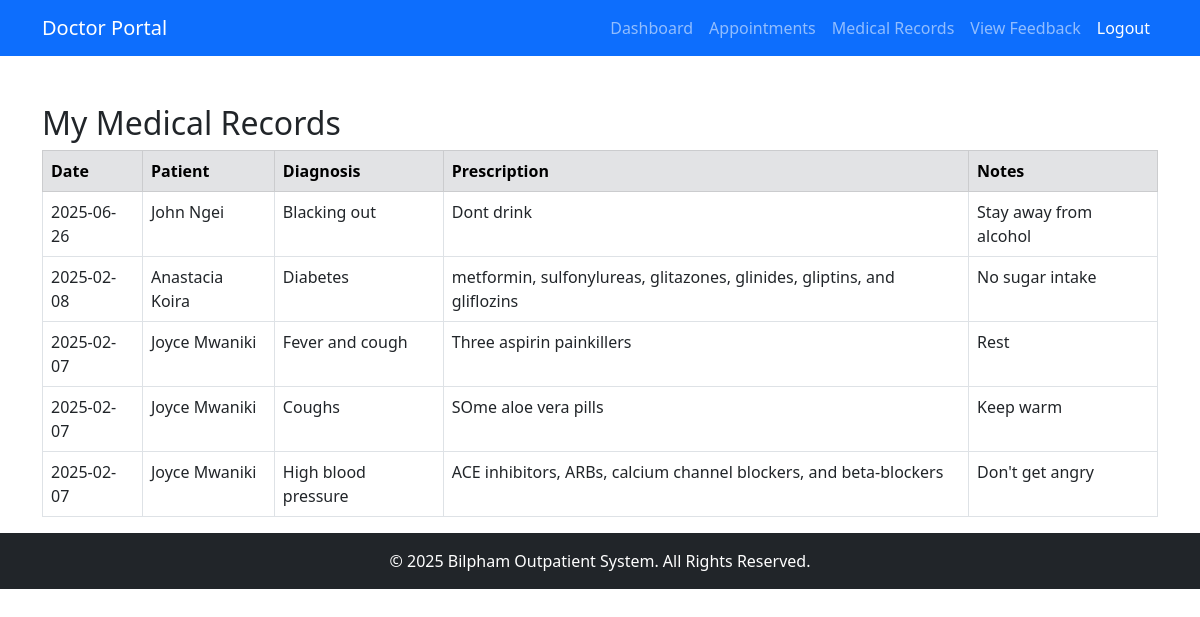
The page /doctors/medical_history.php (signed in) on the database its author committed.
### tables this page shows
CREATE TABLE `appointments` (
  `appointment_id` int NOT NULL AUTO_INCREMENT,
  `patient_id` int NOT NULL,
  `doctor_id` int NOT NULL,
  `appointment_date` date NOT NULL,
  `appointment_time` time NOT NULL,
  `status` enum('scheduled','completed','canceled') DEFAULT 'scheduled',
  `created_at` timestamp NULL DEFAULT CURRENT_TIMESTAMP,
  `reason` enum('Routine Check-up','Follow-up','New Symptoms','Chronic Condition','Other') NOT NULL,
  `additional_notes` text,
  PRIMARY KEY (`appointment_id`),
  KEY `patient_id` (`patient_id`),
  KEY `doctor_id` (`doctor_id`),
  CONSTRAINT `appointments_ibfk_1` FOREIGN KEY (`patient_id`) REFERENCES `patients` (`patient_id`) ON DELETE CASCADE,
  CONSTRAINT `appointments_ibfk_2` FOREIGN KEY (`doctor_id`) REFERENCES `users` (`user_id`) ON DELETE CASCADE
);

CREATE TABLE `users` (
  `user_id` int NOT NULL AUTO_INCREMENT,
  `full_name` varchar(100) NOT NULL,
  `email` varchar(100) NOT NULL,
  `password_hash` varchar(255) NOT NULL,
  `phone_number` varchar(15) DEFAULT NULL,
  `role` enum('admin','doctor','patient') NOT NULL,
  `created_at` timestamp NULL DEFAULT CURRENT_TIMESTAMP,
  PRIMARY KEY (`user_id`),
  UNIQUE KEY `email` (`email`)
);

CREATE TABLE `medical_records` (
  `record_id` int NOT NULL AUTO_INCREMENT,
  `appointment_id` int NOT NULL,
  `diagnosis` text,
  `prescription` text,
  `notes` text,
  `created_at` timestamp NULL DEFAULT CURRENT_TIMESTAMP,
  PRIMARY KEY (`record_id`),
  KEY `appointment_id` (`appointment_id`),
  CONSTRAINT `medical_records_ibfk_1` FOREIGN KEY (`appointment_id`) REFERENCES `appointments` (`appointment_id`) ON DELETE CASCADE
);

### doctors/medical_history.php (the view, shortened to what this page needs)
<?php
require_once "../config/db.php";
$doctor_id = $_SESSION["user_id"];
$query = "SELECT a.appointment_date, u.full_name AS patient_name,
                 m.diagnosis, m.prescription, m.notes
          FROM appointments a
          JOIN patients p ON a.patient_id = p.patient_id
          JOIN users u ON p.user_id = u.user_id
          JOIN medical_records m ON a.appointment_id = m.appointment_id
          WHERE a.doctor_id = ? AND a.status = 'completed'
          ORDER BY a.appointment_date DESC";
$stmt = $conn->prepare($query);
$stmt->bind_param("i", $doctor_id);
$stmt->execute();
$result = $stmt->get_result();
?>
<!DOCTYPE html>
<html>
<head>
    <link rel="stylesheet" href="https://cdn.jsdelivr.net/npm/bootstrap@5.3.0/dist/css/bootstrap.min.css">
</head>
<body>
    <?php include "navbar.php"; ?>
    <div class="container mt-5">
        <h2>My Medical Records</h2>
        <?php if ($result->num_rows > 0): ?>
            <table class="table table-bordered">
                <thead class="table-secondary">
                    <tr>
                        <th>Date</th>
                        <th>Patient</th>
                        <th>Diagnosis</th>
                        <th>Prescription</th>
                        <th>Notes</th>
                    </tr>
                </thead>
                <tbody>
                    <?php while ($row = $result->fetch_assoc()): ?>
                        <tr>
                            <td><?= $row['appointment_date'] ?></td>
                            <td><?= $row['patient_name'] ?></td>
                            <td><?= $row['diagnosis'] ?></td>
                            <td><?= $row['prescription'] ?></td>
                            <td><?= $row['notes'] ?></td>
                        </tr>
                    <?php endwhile; ?>
                </tbody>
            </table>
        <?php else: ?>
            <p>No medical records found.</p>
        <?php endif; ?>
    </div>
    <?php include "../partials/footer.php"; ?>
</body>
</html>

### rows shown on the page
appointments: appointment_date "2025-06-26", users.full_name "John Ngei", medical_records.diagnosis "Blacking out", medical_records.prescription "Dont drink", medical_records.notes "Stay away from alcohol"
appointments: appointment_date "2025-02-08", users.full_name "Anastacia Koira", medical_records.diagnosis "Diabetes", medical_records.prescription "metformin, sulfonylureas, glitazones, glinides, gliptins, and gliflozins", medical_records.notes "No sugar intake"
appointments: appointment_date "2025-02-07", users.full_name "Joyce Mwaniki", medical_records.diagnosis "Fever and cough", medical_records.prescription "Three aspirin painkillers", medical_records.notes "Rest", medical_records.diagnosis "Coughs", medical_records.prescription "SOme aloe vera pills", medical_records.notes "Keep warm", medical_records.diagnosis "High blood pressure", medical_records.prescription "ACE inhibitors, ARBs, calcium channel blockers, and beta-blockers", medical_records.notes "Don't get angry"
